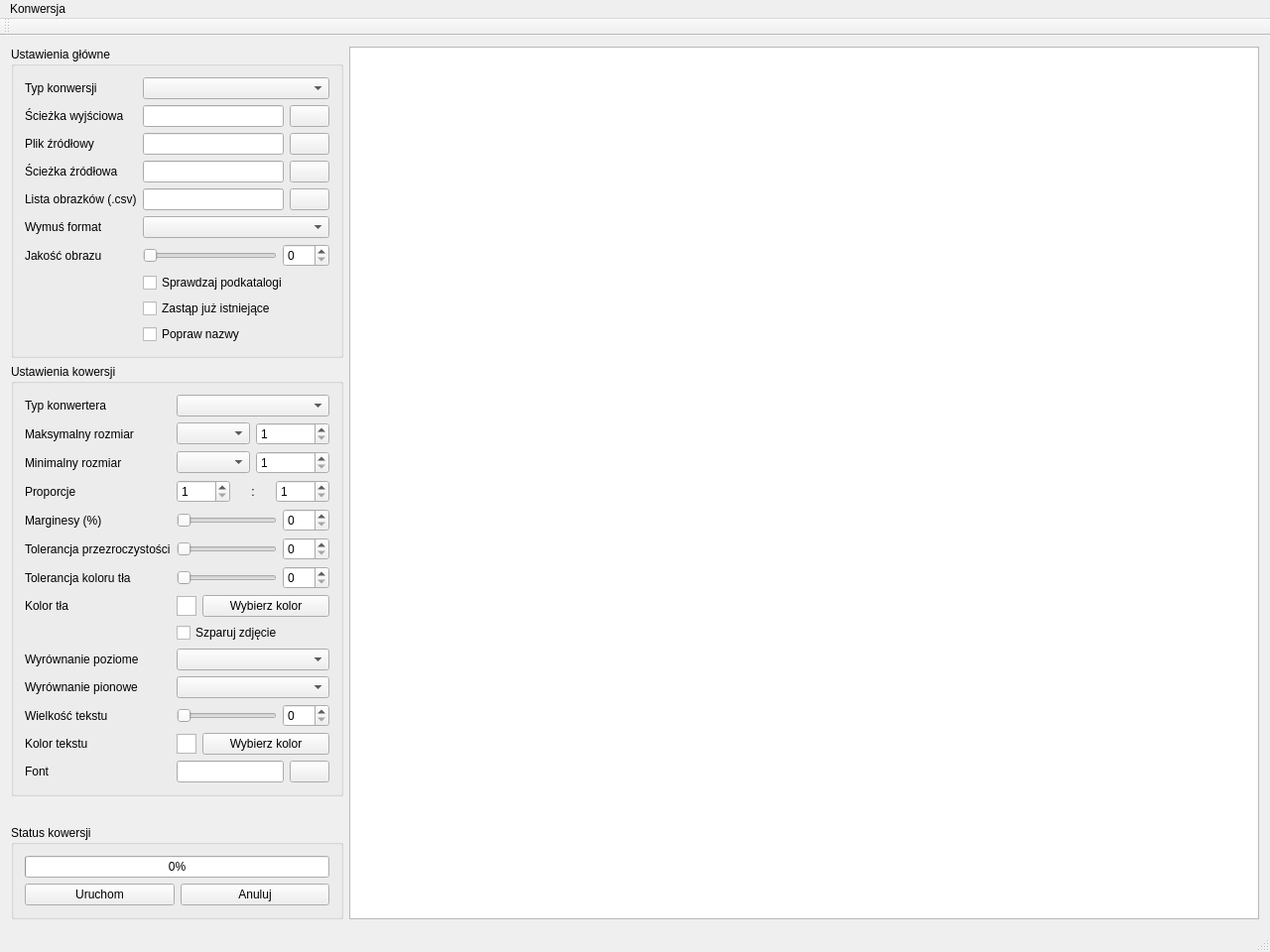
<?xml version="1.0" encoding="UTF-8"?>
<ui version="4.0">
 <class>MainWindow</class>
 <widget class="QMainWindow" name="MainWindow">
  <property name="geometry">
   <rect>
    <x>0</x>
    <y>0</y>
    <width>1280</width>
    <height>960</height>
   </rect>
  </property>
  <property name="windowTitle">
   <string>MainWindow</string>
  </property>
  <widget class="QWidget" name="centralWidget">
   <layout class="QHBoxLayout" name="horizontalLayout_2">
    <item>
     <layout class="QVBoxLayout" name="verticalLayout">
      <item>
       <widget class="QGroupBox" name="mainSettingsGroupBox">
        <property name="title">
         <string>Ustawienia główne</string>
        </property>
        <layout class="QFormLayout" name="formLayout">
         <item row="1" column="0">
          <widget class="QLabel" name="conversionTypeLabel">
           <property name="text">
            <string>Typ konwersji</string>
           </property>
           <property name="buddy">
            <cstring>conversionTypeComboBox</cstring>
           </property>
          </widget>
         </item>
         <item row="1" column="1">
          <widget class="QComboBox" name="conversionTypeComboBox"/>
         </item>
         <item row="2" column="1">
          <layout class="QHBoxLayout" name="outputPathLayout">
           <item>
            <widget class="QLineEdit" name="outputPathLineEdit"/>
           </item>
           <item>
            <widget class="QPushButton" name="outputPathPushButton">
             <property name="text">
              <string/>
             </property>
            </widget>
           </item>
          </layout>
         </item>
         <item row="2" column="0">
          <widget class="QLabel" name="outputPathLabel">
           <property name="text">
            <string>Ścieżka wyjściowa</string>
           </property>
          </widget>
         </item>
         <item row="7" column="1">
          <layout class="QHBoxLayout" name="sourcePathLayout">
           <item>
            <widget class="QLineEdit" name="sourcePathLineEdit"/>
           </item>
           <item>
            <widget class="QPushButton" name="sourcePathPushButton">
             <property name="text">
              <string/>
             </property>
            </widget>
           </item>
          </layout>
         </item>
         <item row="7" column="0">
          <widget class="QLabel" name="sourcePathLabel">
           <property name="text">
            <string>Ścieżka źródłowa</string>
           </property>
          </widget>
         </item>
         <item row="6" column="1">
          <layout class="QHBoxLayout" name="sourceFileLayout">
           <item>
            <widget class="QLineEdit" name="sourceFileLineEdit"/>
           </item>
           <item>
            <widget class="QPushButton" name="sourceFilePushButton">
             <property name="text">
              <string/>
             </property>
            </widget>
           </item>
          </layout>
         </item>
         <item row="6" column="0">
          <widget class="QLabel" name="sourceFileLabel">
           <property name="text">
            <string>Plik źródłowy</string>
           </property>
          </widget>
         </item>
         <item row="10" column="1">
          <layout class="QHBoxLayout" name="listFileLayout">
           <item>
            <widget class="QLineEdit" name="listFileLineEdit"/>
           </item>
           <item>
            <widget class="QPushButton" name="listFilePushButton">
             <property name="text">
              <string/>
             </property>
            </widget>
           </item>
          </layout>
         </item>
         <item row="10" column="0">
          <widget class="QLabel" name="listPathLabel">
           <property name="text">
            <string>Lista obrazków (.csv)</string>
           </property>
          </widget>
         </item>
         <item row="14" column="1">
          <widget class="QCheckBox" name="replaceExisting">
           <property name="text">
            <string>Zastąp już istniejące</string>
           </property>
          </widget>
         </item>
         <item row="13" column="1">
          <widget class="QCheckBox" name="checkSubdirs">
           <property name="text">
            <string>Sprawdzaj podkatalogi</string>
           </property>
          </widget>
         </item>
         <item row="11" column="1">
          <widget class="QComboBox" name="forcedFormatComboBox"/>
         </item>
         <item row="11" column="0">
          <widget class="QLabel" name="forcedFormatLabel">
           <property name="text">
            <string>Wymuś format</string>
           </property>
          </widget>
         </item>
         <item row="12" column="1">
          <layout class="QHBoxLayout" name="imageQualityLayout">
           <item>
            <widget class="QSlider" name="imageQualitySlider">
             <property name="maximum">
              <number>100</number>
             </property>
             <property name="orientation">
              <enum>Qt::Horizontal</enum>
             </property>
            </widget>
           </item>
           <item>
            <widget class="QSpinBox" name="imageQualitySpinBox">
             <property name="maximum">
              <number>100</number>
             </property>
            </widget>
           </item>
          </layout>
         </item>
         <item row="12" column="0">
          <widget class="QLabel" name="imageQualityLabel">
           <property name="text">
            <string>Jakość obrazu</string>
           </property>
          </widget>
         </item>
         <item row="15" column="1">
          <widget class="QCheckBox" name="normalizeNamesCheckBox">
           <property name="text">
            <string>Popraw nazwy</string>
           </property>
          </widget>
         </item>
        </layout>
       </widget>
      </item>
      <item>
       <widget class="QGroupBox" name="conversionSettingsGroupBox">
        <property name="title">
         <string>Ustawienia kowersji</string>
        </property>
        <layout class="QFormLayout" name="formLayout_2">
         <item row="0" column="0">
          <widget class="QLabel" name="converterTypeLabel">
           <property name="text">
            <string>Typ konwertera</string>
           </property>
          </widget>
         </item>
         <item row="0" column="1">
          <widget class="QComboBox" name="converterTypeComboBox"/>
         </item>
         <item row="1" column="1">
          <layout class="QHBoxLayout" name="maxScaleLayout">
           <item>
            <widget class="QComboBox" name="maxScaleStrategyComboBox"/>
           </item>
           <item>
            <widget class="QSpinBox" name="maxScaleValueSpinBox">
             <property name="minimum">
              <number>1</number>
             </property>
             <property name="maximum">
              <number>9999</number>
             </property>
            </widget>
           </item>
          </layout>
         </item>
         <item row="3" column="0">
          <widget class="QLabel" name="ratioLabel">
           <property name="text">
            <string>Proporcje</string>
           </property>
          </widget>
         </item>
         <item row="3" column="1">
          <layout class="QHBoxLayout" name="ratioLayout">
           <item>
            <widget class="QSpinBox" name="xRatio">
             <property name="minimum">
              <number>1</number>
             </property>
             <property name="maximum">
              <number>9999</number>
             </property>
            </widget>
           </item>
           <item>
            <widget class="QLabel" name="ratioSeparatorLabel">
             <property name="text">
              <string>:</string>
             </property>
             <property name="alignment">
              <set>Qt::AlignCenter</set>
             </property>
            </widget>
           </item>
           <item>
            <widget class="QSpinBox" name="yRatio">
             <property name="minimum">
              <number>1</number>
             </property>
             <property name="maximum">
              <number>9999</number>
             </property>
            </widget>
           </item>
          </layout>
         </item>
         <item row="6" column="0">
          <widget class="QLabel" name="marginLabel">
           <property name="text">
            <string>Marginesy (%)</string>
           </property>
          </widget>
         </item>
         <item row="6" column="1">
          <layout class="QHBoxLayout" name="marginLayout">
           <item>
            <widget class="QSlider" name="marginSlider">
             <property name="maximum">
              <number>100</number>
             </property>
             <property name="orientation">
              <enum>Qt::Horizontal</enum>
             </property>
             <property name="tickPosition">
              <enum>QSlider::NoTicks</enum>
             </property>
             <property name="tickInterval">
              <number>1</number>
             </property>
            </widget>
           </item>
           <item>
            <widget class="QSpinBox" name="marginSpinBox">
             <property name="maximum">
              <number>100</number>
             </property>
            </widget>
           </item>
          </layout>
         </item>
         <item row="8" column="0">
          <widget class="QLabel" name="alphaToleranceLabel">
           <property name="text">
            <string>Tolerancja przezroczystości</string>
           </property>
          </widget>
         </item>
         <item row="8" column="1">
          <layout class="QHBoxLayout" name="alphaToleranceLayout">
           <item>
            <widget class="QSlider" name="alphaToleranceSlider">
             <property name="maximum">
              <number>255</number>
             </property>
             <property name="orientation">
              <enum>Qt::Horizontal</enum>
             </property>
            </widget>
           </item>
           <item>
            <widget class="QSpinBox" name="alphaToleranceSpinBox">
             <property name="maximum">
              <number>255</number>
             </property>
            </widget>
           </item>
          </layout>
         </item>
         <item row="10" column="0">
          <widget class="QLabel" name="backgroundColorToleranceLabel">
           <property name="text">
            <string>Tolerancja koloru tła</string>
           </property>
          </widget>
         </item>
         <item row="10" column="1">
          <layout class="QHBoxLayout" name="backgroundColorToleranceLayout">
           <item>
            <widget class="QSlider" name="backgroundColorToleranceSlider">
             <property name="maximum">
              <number>255</number>
             </property>
             <property name="orientation">
              <enum>Qt::Horizontal</enum>
             </property>
            </widget>
           </item>
           <item>
            <widget class="QSpinBox" name="backgroundColorToleranceSpinBox">
             <property name="maximum">
              <number>255</number>
             </property>
            </widget>
           </item>
          </layout>
         </item>
         <item row="11" column="0">
          <widget class="QLabel" name="backgroundColorLabel">
           <property name="text">
            <string>Kolor tła</string>
           </property>
          </widget>
         </item>
         <item row="11" column="1">
          <layout class="QHBoxLayout" name="backgroundColorLayout">
           <item>
            <widget class="QGraphicsView" name="backgroundColorView">
             <property name="enabled">
              <bool>true</bool>
             </property>
             <property name="sizePolicy">
              <sizepolicy hsizetype="Expanding" vsizetype="Fixed">
               <horstretch>0</horstretch>
               <verstretch>0</verstretch>
              </sizepolicy>
             </property>
             <property name="minimumSize">
              <size>
               <width>8</width>
               <height>10</height>
              </size>
             </property>
             <property name="maximumSize">
              <size>
               <width>20</width>
               <height>20</height>
              </size>
             </property>
            </widget>
           </item>
           <item>
            <widget class="QPushButton" name="backgroundColorButton">
             <property name="sizePolicy">
              <sizepolicy hsizetype="Expanding" vsizetype="Fixed">
               <horstretch>0</horstretch>
               <verstretch>0</verstretch>
              </sizepolicy>
             </property>
             <property name="text">
              <string>Wybierz kolor</string>
             </property>
            </widget>
           </item>
          </layout>
         </item>
         <item row="12" column="1">
          <widget class="QCheckBox" name="clearColorCheckBox">
           <property name="text">
            <string>Szparuj zdjęcie</string>
           </property>
          </widget>
         </item>
         <item row="13" column="0">
          <widget class="QLabel" name="horizontalAlignmentLabel">
           <property name="text">
            <string>Wyrównanie poziome</string>
           </property>
          </widget>
         </item>
         <item row="13" column="1">
          <widget class="QComboBox" name="horizontalAlignmentComboBox"/>
         </item>
         <item row="14" column="0">
          <widget class="QLabel" name="verticalAlignmentLabel">
           <property name="text">
            <string>Wyrównanie pionowe</string>
           </property>
          </widget>
         </item>
         <item row="14" column="1">
          <widget class="QComboBox" name="verticalAlignmentComboBox"/>
         </item>
         <item row="15" column="0">
          <widget class="QLabel" name="textSizeLabel">
           <property name="text">
            <string>Wielkość tekstu</string>
           </property>
          </widget>
         </item>
         <item row="15" column="1">
          <layout class="QHBoxLayout" name="textSizeLayout">
           <item>
            <widget class="QSlider" name="textSizeSlider">
             <property name="orientation">
              <enum>Qt::Horizontal</enum>
             </property>
            </widget>
           </item>
           <item>
            <widget class="QSpinBox" name="textSizeSpinBox">
             <property name="maximum">
              <number>100</number>
             </property>
            </widget>
           </item>
          </layout>
         </item>
         <item row="16" column="0">
          <widget class="QLabel" name="textColorLabel">
           <property name="text">
            <string>Kolor tekstu</string>
           </property>
          </widget>
         </item>
         <item row="16" column="1">
          <layout class="QHBoxLayout" name="textColorLayout">
           <item>
            <widget class="QGraphicsView" name="textColorView">
             <property name="sizePolicy">
              <sizepolicy hsizetype="Expanding" vsizetype="Fixed">
               <horstretch>0</horstretch>
               <verstretch>0</verstretch>
              </sizepolicy>
             </property>
             <property name="minimumSize">
              <size>
               <width>8</width>
               <height>10</height>
              </size>
             </property>
             <property name="maximumSize">
              <size>
               <width>20</width>
               <height>20</height>
              </size>
             </property>
            </widget>
           </item>
           <item>
            <widget class="QPushButton" name="textColorButton">
             <property name="text">
              <string>Wybierz kolor</string>
             </property>
            </widget>
           </item>
          </layout>
         </item>
         <item row="18" column="0">
          <widget class="QLabel" name="textFontLabel">
           <property name="text">
            <string>Font</string>
           </property>
          </widget>
         </item>
         <item row="18" column="1">
          <layout class="QHBoxLayout" name="textFontLayout">
           <item>
            <widget class="QLineEdit" name="textFontLineEdit"/>
           </item>
           <item>
            <widget class="QPushButton" name="textFontButton">
             <property name="text">
              <string/>
             </property>
            </widget>
           </item>
          </layout>
         </item>
         <item row="1" column="0">
          <widget class="QLabel" name="maxScaleLabel">
           <property name="text">
            <string>Maksymalny rozmiar</string>
           </property>
          </widget>
         </item>
         <item row="2" column="1">
          <layout class="QHBoxLayout" name="minScaleLayout">
           <item>
            <widget class="QComboBox" name="minScaleStrategyComboBox"/>
           </item>
           <item>
            <widget class="QSpinBox" name="minScaleValueSpinBox">
             <property name="minimum">
              <number>1</number>
             </property>
             <property name="maximum">
              <number>9999</number>
             </property>
            </widget>
           </item>
          </layout>
         </item>
         <item row="2" column="0">
          <widget class="QLabel" name="minScaleLabel">
           <property name="text">
            <string>Minimalny rozmiar</string>
           </property>
          </widget>
         </item>
        </layout>
       </widget>
      </item>
      <item>
       <spacer name="verticalSpacer">
        <property name="orientation">
         <enum>Qt::Vertical</enum>
        </property>
        <property name="sizeHint" stdset="0">
         <size>
          <width>20</width>
          <height>40</height>
         </size>
        </property>
       </spacer>
      </item>
      <item>
       <widget class="QGroupBox" name="conversionStatusGroupBox">
        <property name="title">
         <string>Status kowersji</string>
        </property>
        <layout class="QVBoxLayout" name="verticalLayout_2">
         <item>
          <widget class="QProgressBar" name="progressProgressBar">
           <property name="value">
            <number>0</number>
           </property>
           <property name="alignment">
            <set>Qt::AlignCenter</set>
           </property>
           <property name="orientation">
            <enum>Qt::Horizontal</enum>
           </property>
           <property name="invertedAppearance">
            <bool>false</bool>
           </property>
           <property name="textDirection">
            <enum>QProgressBar::TopToBottom</enum>
           </property>
          </widget>
         </item>
         <item>
          <layout class="QHBoxLayout" name="actionsLayout">
           <item>
            <widget class="QPushButton" name="runButton">
             <property name="text">
              <string>Uruchom</string>
             </property>
            </widget>
           </item>
           <item>
            <widget class="QPushButton" name="cancelButton">
             <property name="text">
              <string>Anuluj</string>
             </property>
            </widget>
           </item>
          </layout>
         </item>
        </layout>
       </widget>
      </item>
     </layout>
    </item>
    <item>
     <widget class="QTableView" name="tableView">
      <property name="sizePolicy">
       <sizepolicy hsizetype="Expanding" vsizetype="Expanding">
        <horstretch>1</horstretch>
        <verstretch>1</verstretch>
       </sizepolicy>
      </property>
     </widget>
    </item>
   </layout>
  </widget>
  <widget class="QMenuBar" name="menuBar">
   <property name="geometry">
    <rect>
     <x>0</x>
     <y>0</y>
     <width>1280</width>
     <height>21</height>
    </rect>
   </property>
   <widget class="QMenu" name="menuConvert">
    <property name="title">
     <string>Konwersja</string>
    </property>
    <addaction name="actionRun"/>
    <addaction name="actionCancel"/>
   </widget>
   <addaction name="menuConvert"/>
  </widget>
  <widget class="QToolBar" name="mainToolBar">
   <attribute name="toolBarArea">
    <enum>TopToolBarArea</enum>
   </attribute>
   <attribute name="toolBarBreak">
    <bool>false</bool>
   </attribute>
  </widget>
  <widget class="QStatusBar" name="statusBar"/>
  <action name="actionRun">
   <property name="checkable">
    <bool>false</bool>
   </property>
   <property name="text">
    <string>Uruchom</string>
   </property>
   <property name="shortcut">
    <string>Ctrl+R</string>
   </property>
  </action>
  <action name="actionCancel">
   <property name="text">
    <string>Anuluj</string>
   </property>
   <property name="shortcut">
    <string>Ctrl+T</string>
   </property>
  </action>
 </widget>
 <layoutdefault spacing="6" margin="11"/>
 <resources/>
 <connections/>
</ui>
